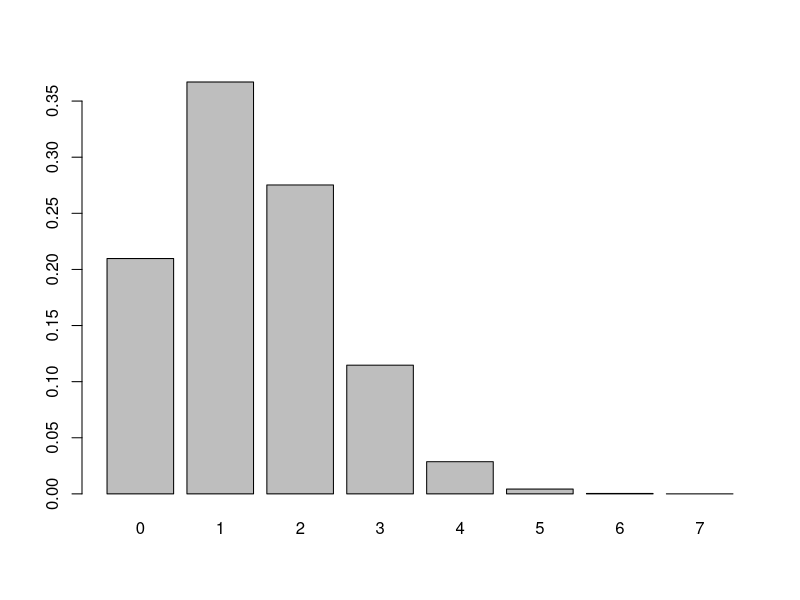
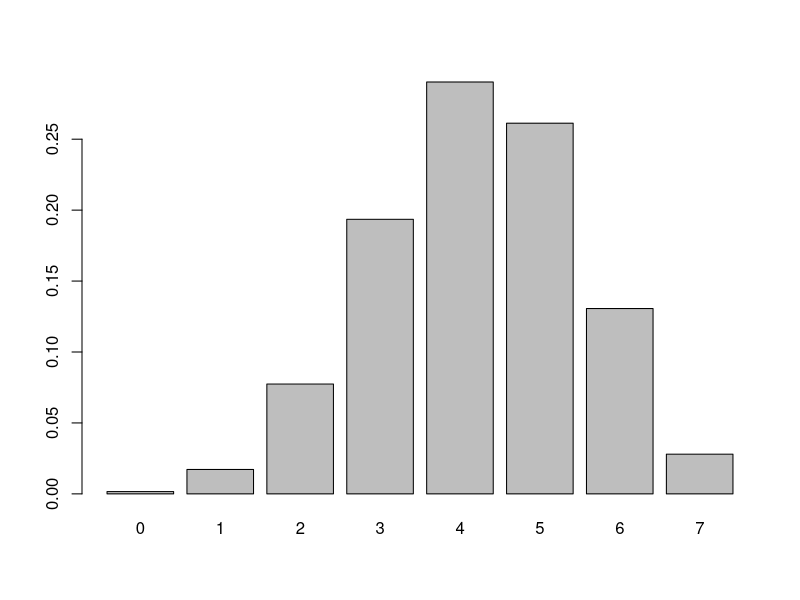
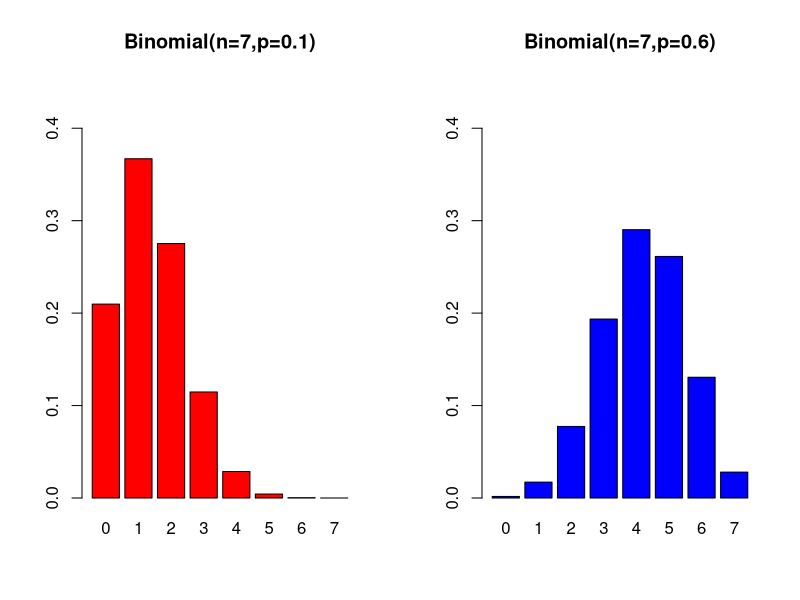
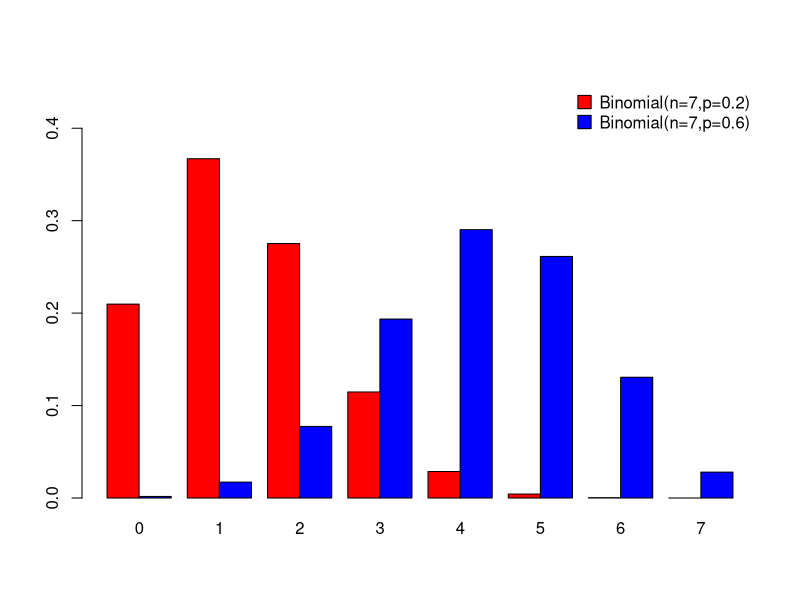
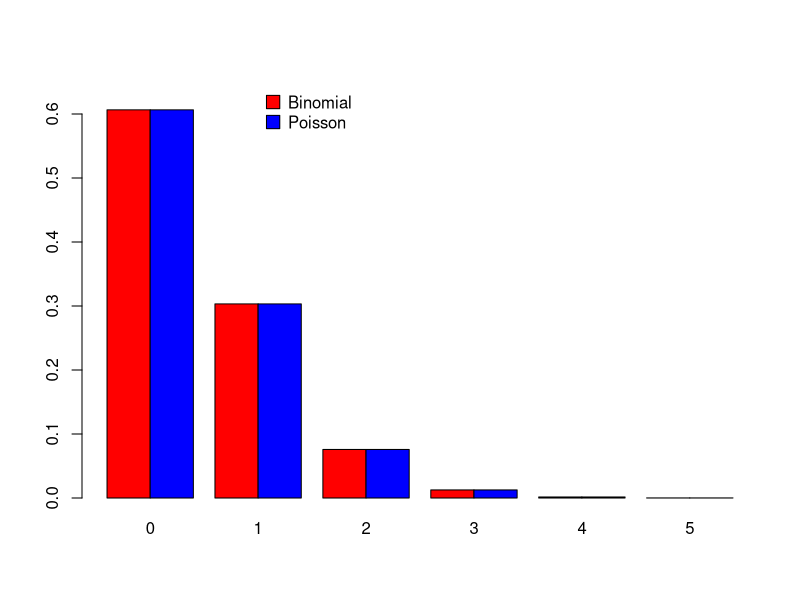
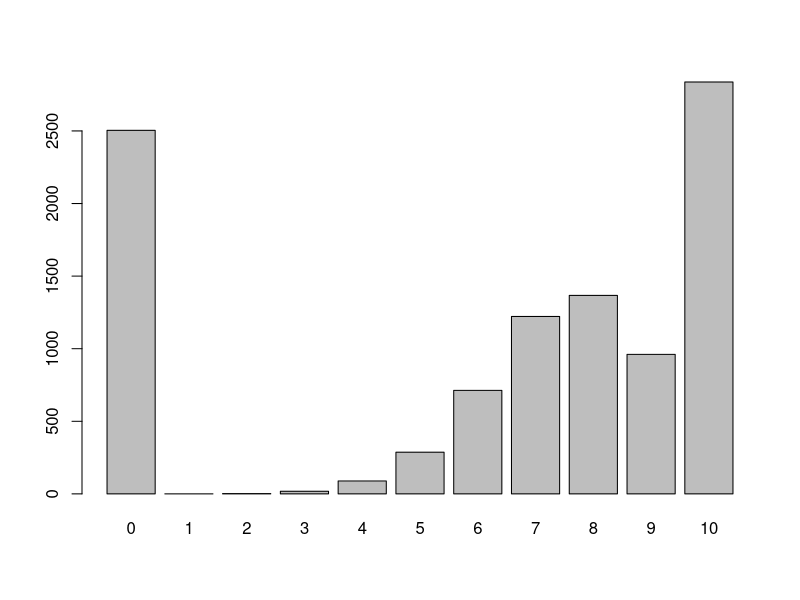
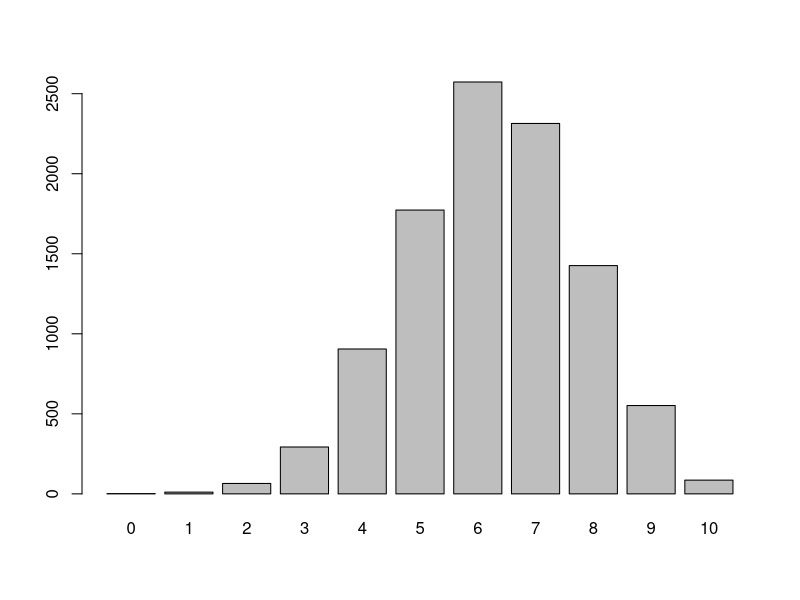
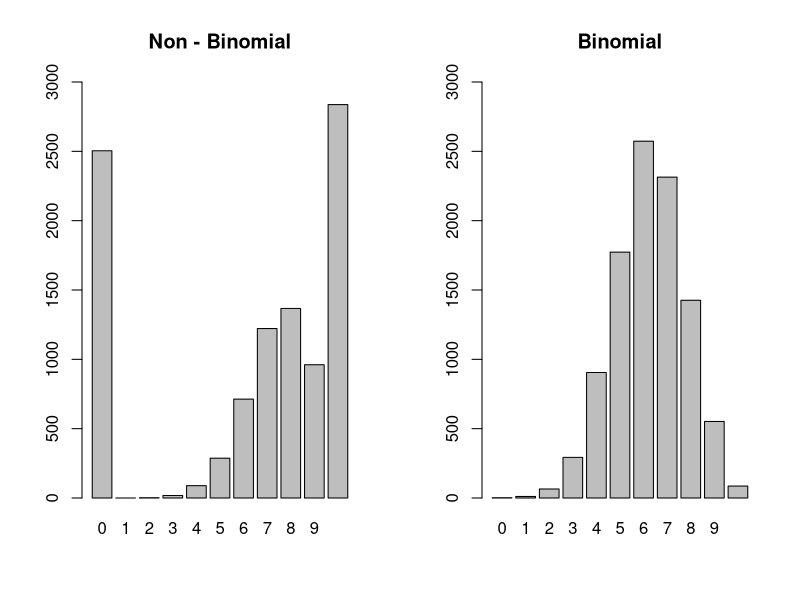

Source code (R) for these figures, in order:
## ---- chunk 1
knitr::opts_chunk$set(echo=TRUE, fig.align="center")
## ---- chunk 2
dbinom(0:7,7,0.2)
dbinom(0:7,7,0.6)

barplot(dbinom(0:7,7,0.2),names=0:7)
barplot(dbinom(0:7,7,0.6),names=0:7)

par(mfrow=c(1,2))
barplot(dbinom(0:7,7,0.2),main="Binomial(n=7,p=0.1)",ylim=c(0,0.45),names=0:7,col="red")
barplot(dbinom(0:7,7,0.6),main="Binomial(n=7,p=0.6)",ylim=c(0,0.45),names=0:7,col="blue")

z <- rbind(dbinom(0:7,7,0.2),dbinom(0:7,7,0.6))
z

par(mfrow=c(1,1))
barplot(z,beside=T,names=0:7,col=c("red","blue"),space=c(0,0.5),ylim=c(0,0.45))
legend("topright",legend=c("Binomial(n=7,p=0.2)","Binomial(n=7,p=0.6)"),
       pch=22,pt.bg=c("red","blue"),pt.cex=2,bty="n")
## ---- chunk 3
n <- 50000
p <- 1/100000
lambda <- n*p
lambda

dbinom(0:5,n,p)
dpois(0:5,lambda)

z <- rbind(dbinom(0:5,n,p),dpois(0:5,lambda))
z

barplot(z,beside=T,names=0:5,col=c("red","blue"),space=c(0,0.5),ylim=c(0,0.65))
legend(4,0.65,legend=c("Binomial","Poisson"),pch=22,pt.bg=c("red","blue"),pt.cex=2,bty="n")
## ---- chunk 4
a <- 1:10
b <- 2:11
d <- rep(NA,10)
d

# multiply two vectors
for(i in 1:10){
  d[i]<-a[i]*b[i]
}
d

# compute the inner product
s<-0
for(i in 1:10){
  s<-s+d[i]
}
s
## ---- chunk 5
# multiply two vectors
d <- a*b
d

# compute the inner product
s <- sum(a*b)
s
## ---- chunk 6
for(j in c(3,1,4,1,5,9,2,7)) print(j)
for(j in LETTERS[1:10]) print(j)
## ---- chunk 7
?sample
sample(1:10)
sample(1:10,replace=TRUE)
sample(1:10,repl=T)

f1 <- c("A","a")
f2 <- sample(f1,2,repl=T)
f2

?ifelse
ifelse(3+5<9,"Yes","No")
ifelse(3+8<9,"Yes","No")

f2
ifelse("A"%in%f2,1,0)
## ---- chunk 8
nit <- 10000
npurple <- rep(0,nit)
f1 <- c("A","a")
for(k in 1:nit){
  f2 <- sample(f1,2,repl=T)
  purple <- rep(0,10)
  for(j in 1:10){
    f3 <- sample(f2,2,repl=T)
    purple[j] <- ifelse("A"%in%f3,1,0)
  }
  npurple[k] <- sum(purple)
}

table(npurple)
table(factor(npurple,levels=0:10))

par(mfrow=c(1,1))
barplot(table(factor(npurple,levels=0:10)))
## ---- chunk 9
nit <- 10000
npurple2 <- rep(0,nit)
f1 <- c("A","a")
for(k in 1:nit){
  purple <- rep(0,10)
  for(j in 1:10){
    f2 <- sample(f1,2,repl=T)
    f3 <- sample(f2,2,repl=T)
    purple[j] <- ifelse("A"%in%f3,1,0)
  }
  npurple2[k] <- sum(purple)
}

table(npurple2)
table(factor(npurple2,levels=0:10))
barplot(table(factor(npurple2,levels=0:10)))

par(mfrow=c(1,2))
barplot(table(factor(npurple,levels=0:10)),ylim=c(0,3000),main="Non - Binomial")
barplot(table(factor(npurple2,levels=0:10)),ylim=c(0,3000),main="Binomial")
